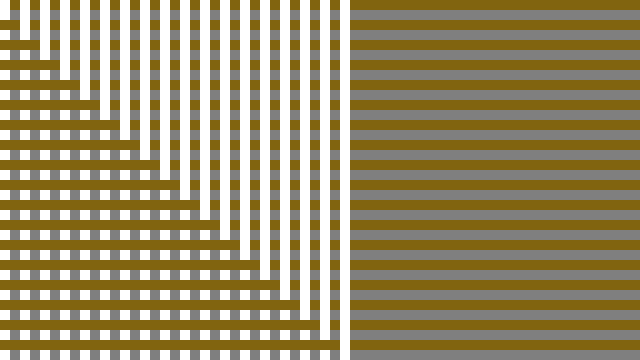
Frame 1 (no input)
Frame 60 (the mouse pressed at the canvas centre just before this capture): identical to frame 1, image omitted
Frame 120 (the mouse held since frame 60 and released just before this capture): identical to frame 1, image omitted

The Processing sketch that drew this single still picture (run headless with seeded random() and noise(); from frame 60 on, the mouse is pressed at the canvas centre):

// Processing sketch: processing_102094
// ── processing_102094.pde

void setup() {
  size(640, 360);
}

void draw() {
  background(127);
  noStroke();
  for (int i = 0; i < height; i += 20) {
    fill(129, 100, 15);
    rect(0, i, width, 10);
    fill(255);
    rect(i, 0, 10, height);
  }
}
